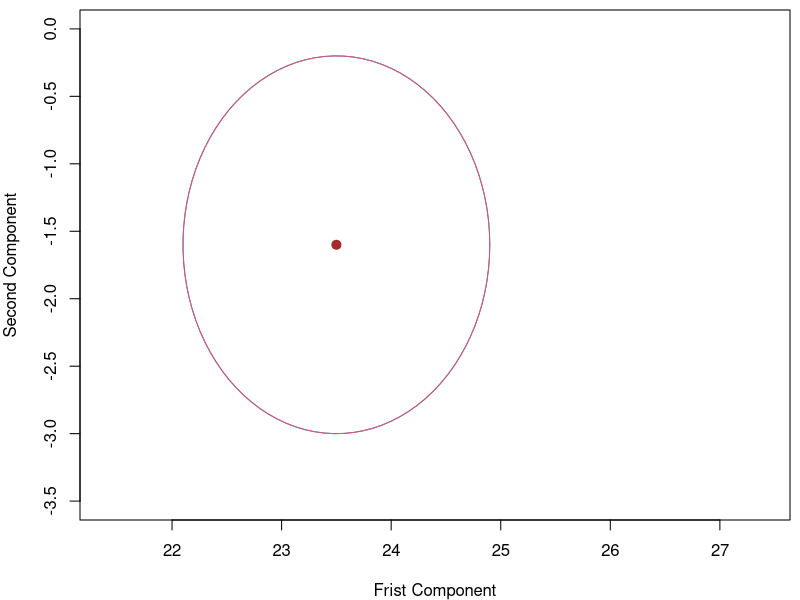

Write the R code that produced this figure.
rt <- read.table("exam0801.data")
X <- rt[ ,1:2]; G <- rt[ ,3]; Tst <- c(23.5, -1.6)

g <- levels(G); 
win.graph(width=11, height=7)
par(mai=c(0.8, 0.8, 0.1, 0.1))
plot(rbind(X, Tst), t = "n", ylim = c(-3.5, 0), 
     xlab = "Frist Component", ylab = "Second Component")

points(X[G==g[1], ], pch = 23, cex = 1.1, col = "blue", bg = "blue")
points(X[G==g[2], ], pch = 22, cex = 1.1, col = "red", bg = "red")

text(21.8, -1.2, label = g[1], cex = 1.4)
text(25, -2.4, label = g[2], cex = 1.4)

x0 <- Tst[1]; y0 <- Tst[2]
points(x0, y0, pch = 19, cex = 1.2, col = "brown")

R <- 1.4 
t <- seq(0, 2*pi, length = 100)
x <- x0 + R *cos(t)
y <- y0 + R *sin(t)
lines(x,y, col=4)

R <- 0.9 
lines(x,y, col=2)

savePlot("knnPlot", type="eps")
